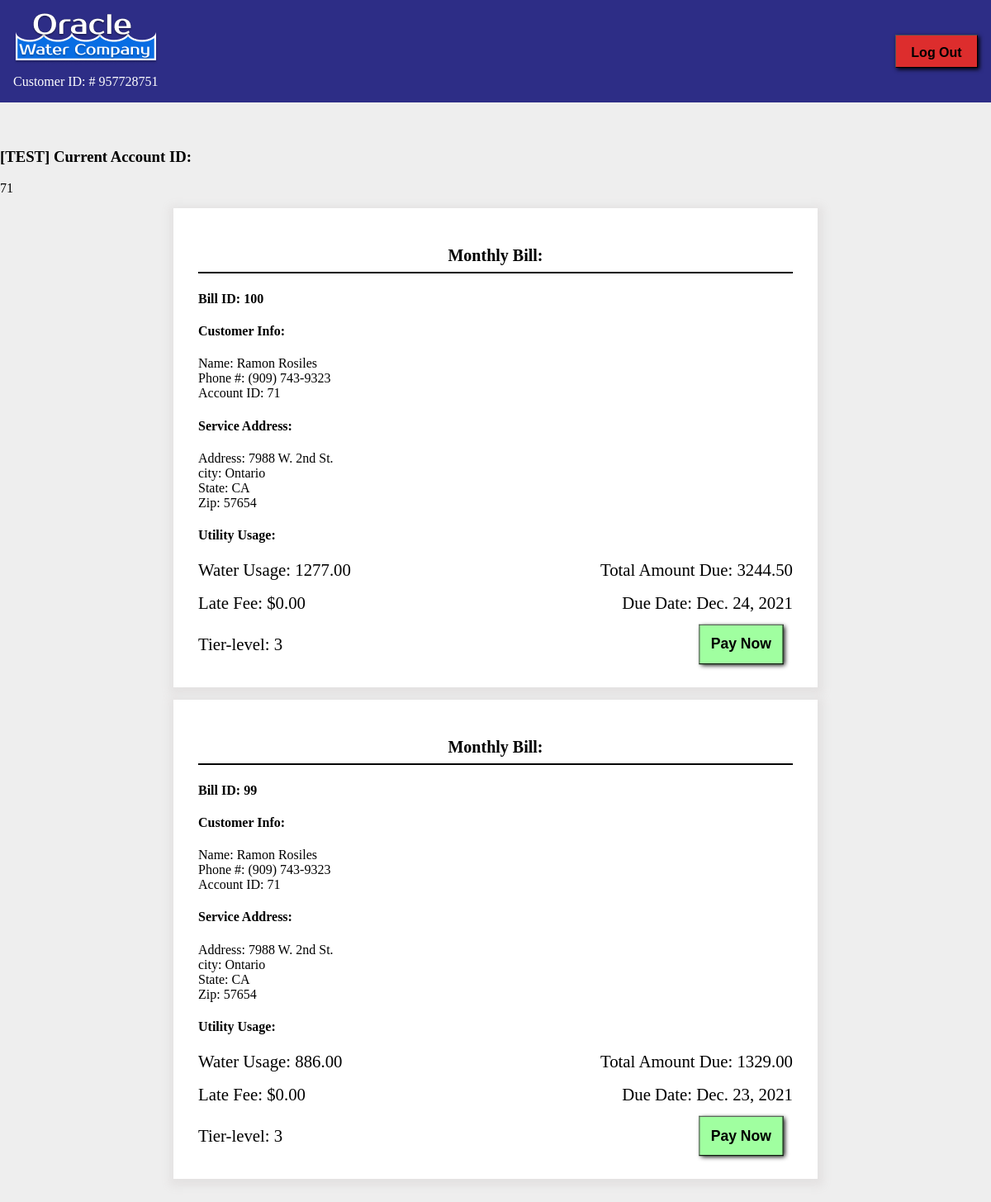
The page /mybills/ (signed in) on the database its author committed.
### base/models.py (models this page shows, shortened)
class Customer(models.Model):
    user = models.OneToOneField(User, null=True, on_delete=models.CASCADE)
    customerID = models.BigAutoField(primary_key=True)
    fullName = models.CharField(max_length=50, default="uknown")
    phoneNumber = models.CharField(max_length=15)

class Account(models.Model):
    accountID = models.BigAutoField(
        primary_key=True)
    customerID = models.ForeignKey(
        Customer, on_delete=models.CASCADE, null=True, blank=True)
    serviceDate = models.DateTimeField(
        auto_now_add=True, null=True, blank=True)
    serviceAddress = models.CharField(max_length=200)
    serviceAddress2 = models.CharField(
        max_length=200, null=True)  # new field
    city = models.CharField(max_length=200, null=True)  # new field
    state = models.CharField(max_length=2, null=True)  # new field
    zipcode = models.CharField(max_length=5, null=True)  # new field
    suspend = models.BooleanField(default=False)
    suspendDate = models.DateTimeField(
        null=True, blank=True)  # auto_now_add=True)
    comment = models.TextField(null=True, blank=True)
    def __str__(self):
        return str(self.accountID)

class Bill(models.Model):
    billID = models.BigAutoField(
        primary_key=True)
    accountID = models.ForeignKey(
        Account, on_delete=models.CASCADE, null=True, blank=True)
    tierID = models.ForeignKey(
        Rate, on_delete=models.CASCADE, null=True, blank=True)
    amountDue = models.DecimalField(
        max_digits=10, decimal_places=2, default=0, null=True)
    currentReading = models.DecimalField(
        max_digits=10, decimal_places=2, default=0)
    readingDate = models.DateField(null=True, blank=True)
    lateFee = models.DecimalField(max_digits=10, decimal_places=2, default=0)
    paidInFull = models.BooleanField(null=True, blank=True, default=False)
    def get_dueDate(self):
        dueDate = self.readingDate + datetime.timedelta(days=30)
        return dueDate

class Rate(models.Model):
    tierID = models.BigAutoField(
        primary_key=True)
    price = models.DecimalField(max_digits=5, decimal_places=2, default=0)
    theRange = models.CharField(max_length=21)
    def __str__(self):
        return str(self.tierID)

### base/views.py (the view)
# urls.py: path('mybills/', BillList.as_view(), name='bill')
class BillList(LoginRequiredMixin, ListView):
    model = Account
    template_name = 'base/bill_list.html'
    def get_context_data(self, **kwargs):
        theAccountID = GetCurrentUser(self.request.user.id)
        context = super(BillList, self).get_context_data(**kwargs)
        context['accounts'] = Account.objects.filter(pk=theAccountID)
        context['bills'] = Bill.objects.filter(
            accountID=theAccountID).order_by('-readingDate')
        return context

### base/functions.py (called while the page is built)
def GetCurrentUser(PK):
    cursor = connection.cursor()
    cursor.execute("""
        SELECT
            base_account.accountID
        From
            auth_user Inner Join
            base_customer On auth_user.id = base_customer.user_id Inner Join
            base_account On base_customer.customerID = base_account.customerID_id
        Where ID = %s
        Order by serviceDate
        DESC
        LIMIT 1""",[PK,])
    return cursor.fetchone()[0]

### base/templates/base/bill_list.html (shortened to what this page needs)
{% load static %}
<!DOCTYPE html>
<html>
    <head>
    </head>
    <body>
        <div class="welcome-bar">
            <div>{% load static %} <img src="{% static "images/oracle-logo.png" %}" alt="usage" /></div>
            <div class="account-id">Customer ID: # {{ user.customer.customerID }} {{ account }}</div>
            <div class="logout-placement"><button type="button" onclick="location.href={% url 'logout' %}" class="logout-button" style="height:40px;width:100px;float:right;">Log Out</button></div>
        </div>
<br><br><h3>[TEST] Current Account ID:</h3>
{% for account in accounts %}
{{account}}
{% endfor %}
            {% for bill in bills %}
                <div class="frame">
                    <h2>Monthly Bill: {{result.readingDate}}</h2>
                    <hr>
                    <h4>Bill ID: {{bill.billID}}</h4>
                    <h4>Customer Info:</h4>
                    <div class="name">Name: {{user.customer.fullName}}</div>
                    <div class="phone">Phone #: {{user.customer.phoneNumber}}</div>
                    {% for account in accounts %}
                    <div class="account">Account ID: {{account.accountID}}</div>
                    <h4>Service Address:</h4>
                        <div class="address">Address: {{account.serviceAddress}}</div>
                        <div class="city">city: {{account.city}}</div>
                        <div class="state">State: {{account.state}}</div>
                        <div class="zip">Zip: {{account.zipcode}}</div>
                    {% endfor %}
                    <h4>Utility Usage:</h4>
                    <div class="bill-information">
                        <div class="water-usage">Water Usage: {{bill.currentReading}}</div>
                        <div class="amount">Total Amount Due: {{bill.amountDue}}</div>
                        <div class="late-fee">Late Fee: ${{bill.lateFee}}</div>
                        <div class="due-date">Due Date: {{bill.get_dueDate}}</div>
                        <div class="tierID">Tier-level: {{bill.tierID}}</div>
                        <div class="pay-now"><a href="#"><input class="pay-button" type="submit" value="Pay Now"></a></div>
                    </div>
                </div>
            {% empty %}
                <h3>No Bills</h3>
            {% endfor %}
        <br><br><br><br>
    </body>
</html>

### base/templates/base/bill_list.html (style rules this page uses)
body { background-color: #EEEEEE; margin: 0; }
h2 { font-size: 20px; text-align: center; color: #000000; margin: 1rem 0rem 0rem 0px; }
hr { border: 1px solid #000000; }
.welcome-bar { display: grid; grid-template-rows: repeat(1, 1fr); grid-template-columns: repeat(1, 1fr); grid-gap: .5rem 1rem; font-weight: 500; color: #FFFFFF; font-family: 'Times New Roman', Times, serif; background-color: #2d2d86; padding: 1rem; }
.account-id { grid-row: 2 / 3; grid-column: 1 / 3; justify-self: left; }
.logout-placement { grid-row: 1 / 3; grid-column: 3 / 3; justify-self: right; align-content: center; }
.logout-button { background-color: #DD2d2d; font-size: 1rem; font-weight: bold; border-width: 1px; border-radius: 0px; border-color: #000000; box-shadow: 2px 2px 5px 0px #000000; padding: 0.75rem; }
.frame { background-color: #FFFFFF; border-style: ridge; border-width: 0px; border-color: #AAA; width: 45rem; margin: 15px auto auto auto; color: #000000; box-shadow: 1px 3px 10px 6px #e4e2e2; padding: 30px 30px 30px 30px; }
.bill-information { font-size: 1.3rem; display: grid; grid-template-rows: repeat(auto-fit, 1fr); grid-template-columns: repeat(auto-fit, 1fr); grid-gap: 1rem 1rem; font-weight: 500; justify-items: left; }
.water-usage { grid-column: 1 / 2; grid-row: 1 / 1; }
.amount { grid-column: 2 / 3; grid-row: 1 / 1; justify-self: right; }
.late-fee { grid-column: 1 / 2; grid-row: 2 / 2; }
.address { grid-column: 1 / 2; grid-row: 3 / 3; }
.due-date { grid-column: 2 / 3; grid-row: 2 / 2; justify-self: right; }
.tierID { grid-column: 1 / 3; grid-row: 3 / 3; margin: auto 0px auto 0px; }
.pay-now { grid-column: 2 / 3; grid-row: 3 / 4; justify-self: right; align-self: flex-start; }
.pay-button { background-color: #A0FFA0; font-size: 1rem; font-weight: bold; color: #000000; border-width: 1px; border-radius: 0px; border-color: #000000; box-shadow: 2px 2px 5px 0px #000000; transform: scale(1.1); margin: 0rem 1rem 0rem 0rem; padding: 0.75rem; }
a { color: blue; font-size: 1.2rem; }

### rows shown on the page
Account: accountID "71", serviceAddress "7988 W. 2nd St.", city "Ontario", state "CA", zipcode "57654"
Bill: billID "100", currentReading "1277.00", amountDue "3244.50", lateFee "0.00", get_dueDate "Dec. 24, 2021", tierID "3"
Bill: billID "99", currentReading "886.00", amountDue "1329.00", lateFee "0.00", get_dueDate "Dec. 23, 2021", tierID "3"

### other values the page prints
{{ user.customer.customerID }} "957728751"
{{ user.customer.fullName }} "Ramon Rosiles"
{{ user.customer.phoneNumber }} "(909) 743-9323"
